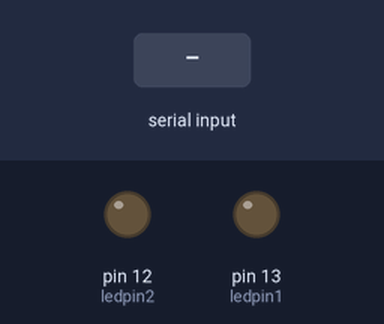
A sketch run on a simulated Arduino Uno, built with avr-gcc and run on an emulated ATmega328P. Shown: output pins drawn as LEDs (lit = HIGH). Dashed ring = blinking. Inputs (shaded band) come from the test bench.

Above: at 1.2 s.
1.3 s: "90,45\n" received over the second serial link
At 2.7 s:
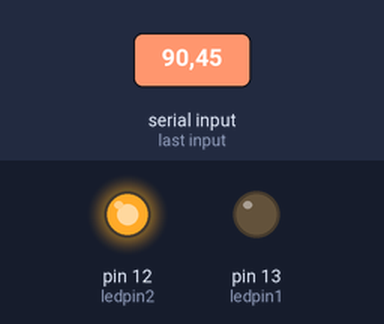
3.0 s: "30,150\n" received over the second serial link
At 3.21 s:
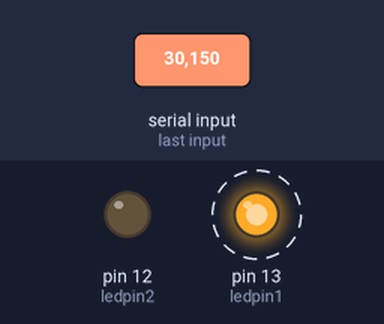
Timing chart, 0 to 6.0 s (numbered marks = the images above; inputs shaded):
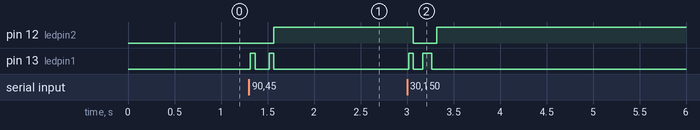

Measured:
- after the input at 1.3 s, pin 12 (ledpin2): LOW → HIGH after 0.27 s; pin 13 (ledpin1): alternates HIGH for 0.05 s and LOW for 0.15 s, 4 changes in all, then stays LOW, starting at once
- after the input at 3.0 s, pin 12 (ledpin2): HIGH → LOW after 0.07 s, → HIGH 0.25 s later; pin 13 (ledpin1): alternates HIGH for 0.08 s and LOW for 0.10 s, 4 changes in all, then stays LOW, starting at once

The sketch:

Arduino8_Bluetooth.ino
```cpp
#include <SoftwareSerial.h>// import the serial library
#include <Wire.h>

SoftwareSerial Genotronex(10, 11); // RX, TX
int ledpin1=13; // led on D13 will show blink on / off
int ledpin2=12;
int BluetoothData; // the data given from Computer
byte flippersState = 0;

void setup() {
  // put your setup code here, to run once:
  Genotronex.begin(9600);
  Genotronex.println("Bienvenue Bro");
  pinMode(ledpin1,OUTPUT);
  pinMode(ledpin2,OUTPUT);

  Wire.begin(8);
  //Wire.onReceive(receiveEvent);
  Wire.onRequest(requestEvent);

  //Serial.begin(9600);

}
/*
void receiveEvent(int howMany) {

  for(int x=0; x<howMany;x++){
    byte data = Wire.read();

  }

}
*/

void requestEvent()
{
  byte response = 0;
  Wire.write(flippersState);
}

void loop() {
  // put your main code here, to run repeatedly:
   if (Genotronex.available()){
      BluetoothData = Genotronex.read() - 48;
      //Serial.print(BluetoothData); Serial.print("\n");
      flippersState = BluetoothData;
      if(BluetoothData & 0b01) digitalWrite(ledpin1,1);
      else digitalWrite(ledpin1,0);

      if((BluetoothData & 0b10) >> 1) digitalWrite(ledpin2,1);
      else digitalWrite(ledpin2,0);

    }
    delay(50);// prepare for next data ...
}
```
